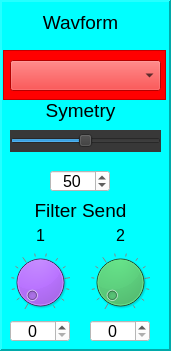
    <widget class="QFrame" name="frame_Osc1Waveform">
     <property name="geometry">
      <rect>
       <x>10</x>
       <y>10</y>
       <width>171</width>
       <height>351</height>
      </rect>
     </property>
     <property name="styleSheet">
      <string notr="true">background-color: rgb(0, 255, 255);</string>
     </property>
     <property name="frameShape">
      <enum>QFrame::Panel</enum>
     </property>
     <property name="frameShadow">
      <enum>QFrame::Raised</enum>
     </property>
     <property name="lineWidth">
      <number>2</number>
     </property>
     <property name="midLineWidth">
      <number>2</number>
     </property>
     <widget class="QLabel" name="label_3">
      <property name="geometry">
       <rect>
        <x>30</x>
        <y>10</y>
        <width>101</width>
        <height>25</height>
       </rect>
      </property>
      <property name="font">
       <font>
        <pointsize>14</pointsize>
       </font>
      </property>
      <property name="text">
       <string>Wavform</string>
      </property>
      <property name="alignment">
       <set>Qt::AlignCenter</set>
      </property>
     </widget>
     <widget class="QSpinBox" name="spinBox_Osc1SendFilter2">
      <property name="geometry">
       <rect>
        <x>90</x>
        <y>320</y>
        <width>60</width>
        <height>22</height>
       </rect>
      </property>
      <property name="font">
       <font>
        <pointsize>12</pointsize>
       </font>
      </property>
      <property name="focusPolicy">
       <enum>Qt::NoFocus</enum>
      </property>
      <property name="styleSheet">
       <string notr="true">background-color: rgb(255, 255, 255);</string>
      </property>
      <property name="alignment">
       <set>Qt::AlignCenter</set>
      </property>
      <property name="readOnly">
       <bool>false</bool>
      </property>
      <property name="accelerated">
       <bool>true</bool>
      </property>
      <property name="maximum">
       <number>100</number>
      </property>
      <property name="value">
       <number>0</number>
      </property>
     </widget>
     <widget class="QDial" name="dial_Osc1SendFilter2">
      <property name="geometry">
       <rect>
        <x>90</x>
        <y>250</y>
        <width>60</width>
        <height>64</height>
       </rect>
      </property>
      <property name="focusPolicy">
       <enum>Qt::NoFocus</enum>
      </property>
      <property name="styleSheet">
       <string notr="true">background-color: rgb(22, 207, 75);</string>
      </property>
      <property name="maximum">
       <number>100</number>
      </property>
      <property name="value">
       <number>0</number>
      </property>
      <property name="wrapping">
       <bool>false</bool>
      </property>
      <property name="notchTarget">
       <double>8.000000000000000</double>
      </property>
      <property name="notchesVisible">
       <bool>true</bool>
      </property>
     </widget>
     <widget class="QSpinBox" name="spinBox_Osc1SendFilter1">
      <property name="geometry">
       <rect>
        <x>10</x>
        <y>320</y>
        <width>60</width>
        <height>22</height>
       </rect>
      </property>
      <property name="font">
       <font>
        <pointsize>12</pointsize>
       </font>
      </property>
      <property name="focusPolicy">
       <enum>Qt::NoFocus</enum>
      </property>
      <property name="styleSheet">
       <string notr="true">background-color: rgb(255, 255, 255);</string>
      </property>
      <property name="alignment">
       <set>Qt::AlignCenter</set>
      </property>
      <property name="readOnly">
       <bool>false</bool>
      </property>
      <property name="accelerated">
       <bool>true</bool>
      </property>
      <property name="maximum">
       <number>100</number>
      </property>
      <property name="value">
       <number>0</number>
      </property>
     </widget>
     <widget class="QLabel" name="label_5">
      <property name="geometry">
       <rect>
        <x>20</x>
        <y>200</y>
        <width>121</width>
        <height>21</height>
       </rect>
      </property>
      <property name="font">
       <font>
        <pointsize>14</pointsize>
       </font>
      </property>
      <property name="text">
       <string>Filter Send</string>
      </property>
      <property name="alignment">
       <set>Qt::AlignCenter</set>
      </property>
     </widget>
     <widget class="QDial" name="dial_Osc1SendFilter1">
      <property name="geometry">
       <rect>
        <x>10</x>
        <y>250</y>
        <width>60</width>
        <height>64</height>
       </rect>
      </property>
      <property name="focusPolicy">
       <enum>Qt::NoFocus</enum>
      </property>
      <property name="styleSheet">
       <string notr="true">background-color: rgb(170, 85, 255);</string>
      </property>
      <property name="maximum">
       <number>100</number>
      </property>
      <property name="value">
       <number>0</number>
      </property>
      <property name="wrapping">
       <bool>false</bool>
      </property>
      <property name="notchTarget">
       <double>8.000000000000000</double>
      </property>
      <property name="notchesVisible">
       <bool>true</bool>
      </property>
     </widget>
     <widget class="QLabel" name="label_51">
      <property name="geometry">
       <rect>
        <x>30</x>
        <y>220</y>
        <width>21</width>
        <height>31</height>
       </rect>
      </property>
      <property name="font">
       <font>
        <pointsize>12</pointsize>
       </font>
      </property>
      <property name="text">
       <string>1</string>
      </property>
      <property name="alignment">
       <set>Qt::AlignCenter</set>
      </property>
     </widget>
     <widget class="QLabel" name="label_52">
      <property name="geometry">
       <rect>
        <x>110</x>
        <y>220</y>
        <width>21</width>
        <height>31</height>
       </rect>
      </property>
      <property name="font">
       <font>
        <pointsize>12</pointsize>
       </font>
      </property>
      <property name="text">
       <string>2</string>
      </property>
      <property name="alignment">
       <set>Qt::AlignCenter</set>
      </property>
     </widget>
     <widget class="QComboBox" name="comboBox_Osc1Waveform">
      <property name="geometry">
       <rect>
        <x>10</x>
        <y>60</y>
        <width>151</width>
        <height>31</height>
       </rect>
      </property>
      <property name="font">
       <font>
        <pointsize>12</pointsize>
       </font>
      </property>
      <property name="focusPolicy">
       <enum>Qt::NoFocus</enum>
      </property>
      <property name="styleSheet">
       <string notr="true">selection-background-color: rgb(255, 0, 0);
border-color: rgb(0, 0, 0);
background-color: rgb(255, 0, 0);
</string>
      </property>
      <property name="currentText">
       <string/>
      </property>
      <property name="currentIndex">
       <number>-1</number>
      </property>
      <property name="maxVisibleItems">
       <number>4</number>
      </property>
     </widget>
     <widget class="QSlider" name="horizontalSlider_Osc1Symetry">
      <property name="geometry">
       <rect>
        <x>10</x>
        <y>130</y>
        <width>151</width>
        <height>22</height>
       </rect>
      </property>
      <property name="focusPolicy">
       <enum>Qt::NoFocus</enum>
      </property>
      <property name="styleSheet">
       <string notr="true">background-color: rgb(56, 56, 56);</string>
      </property>
      <property name="minimum">
       <number>5</number>
      </property>
      <property name="maximum">
       <number>95</number>
      </property>
      <property name="value">
       <number>50</number>
      </property>
      <property name="orientation">
       <enum>Qt::Horizontal</enum>
      </property>
     </widget>
     <widget class="QLabel" name="label_4">
      <property name="geometry">
       <rect>
        <x>30</x>
        <y>100</y>
        <width>101</width>
        <height>21</height>
       </rect>
      </property>
      <property name="font">
       <font>
        <pointsize>14</pointsize>
       </font>
      </property>
      <property name="text">
       <string>Symetry</string>
      </property>
      <property name="alignment">
       <set>Qt::AlignCenter</set>
      </property>
     </widget>
     <widget class="QSpinBox" name="spinBox_Osc1Symetry">
      <property name="geometry">
       <rect>
        <x>50</x>
        <y>170</y>
        <width>60</width>
        <height>22</height>
       </rect>
      </property>
      <property name="font">
       <font>
        <pointsize>12</pointsize>
       </font>
      </property>
      <property name="focusPolicy">
       <enum>Qt::NoFocus</enum>
      </property>
      <property name="styleSheet">
       <string notr="true">background-color: rgb(255, 255, 255);</string>
      </property>
      <property name="alignment">
       <set>Qt::AlignCenter</set>
      </property>
      <property name="readOnly">
       <bool>false</bool>
      </property>
      <property name="accelerated">
       <bool>true</bool>
      </property>
      <property name="maximum">
       <number>100</number>
      </property>
      <property name="value">
       <number>50</number>
      </property>
     </widget>
     <widget class="QFrame" name="frame_3">
      <property name="geometry">
       <rect>
        <x>3</x>
        <y>50</y>
        <width>163</width>
        <height>50</height>
       </rect>
      </property>
      <property name="styleSheet">
       <string notr="true">background-color: rgb(255, 0, 0);</string>
      </property>
      <property name="frameShape">
       <enum>QFrame::StyledPanel</enum>
      </property>
      <property name="frameShadow">
       <enum>QFrame::Raised</enum>
      </property>
     </widget>
     <zorder>frame_3</zorder>
     <zorder>label_3</zorder>
     <zorder>spinBox_Osc1SendFilter2</zorder>
     <zorder>dial_Osc1SendFilter2</zorder>
     <zorder>spinBox_Osc1SendFilter1</zorder>
     <zorder>label_5</zorder>
     <zorder>dial_Osc1SendFilter1</zorder>
     <zorder>label_51</zorder>
     <zorder>label_52</zorder>
     <zorder>comboBox_Osc1Waveform</zorder>
     <zorder>horizontalSlider_Osc1Symetry</zorder>
     <zorder>label_4</zorder>
     <zorder>spinBox_Osc1Symetry</zorder>
    </widget>
